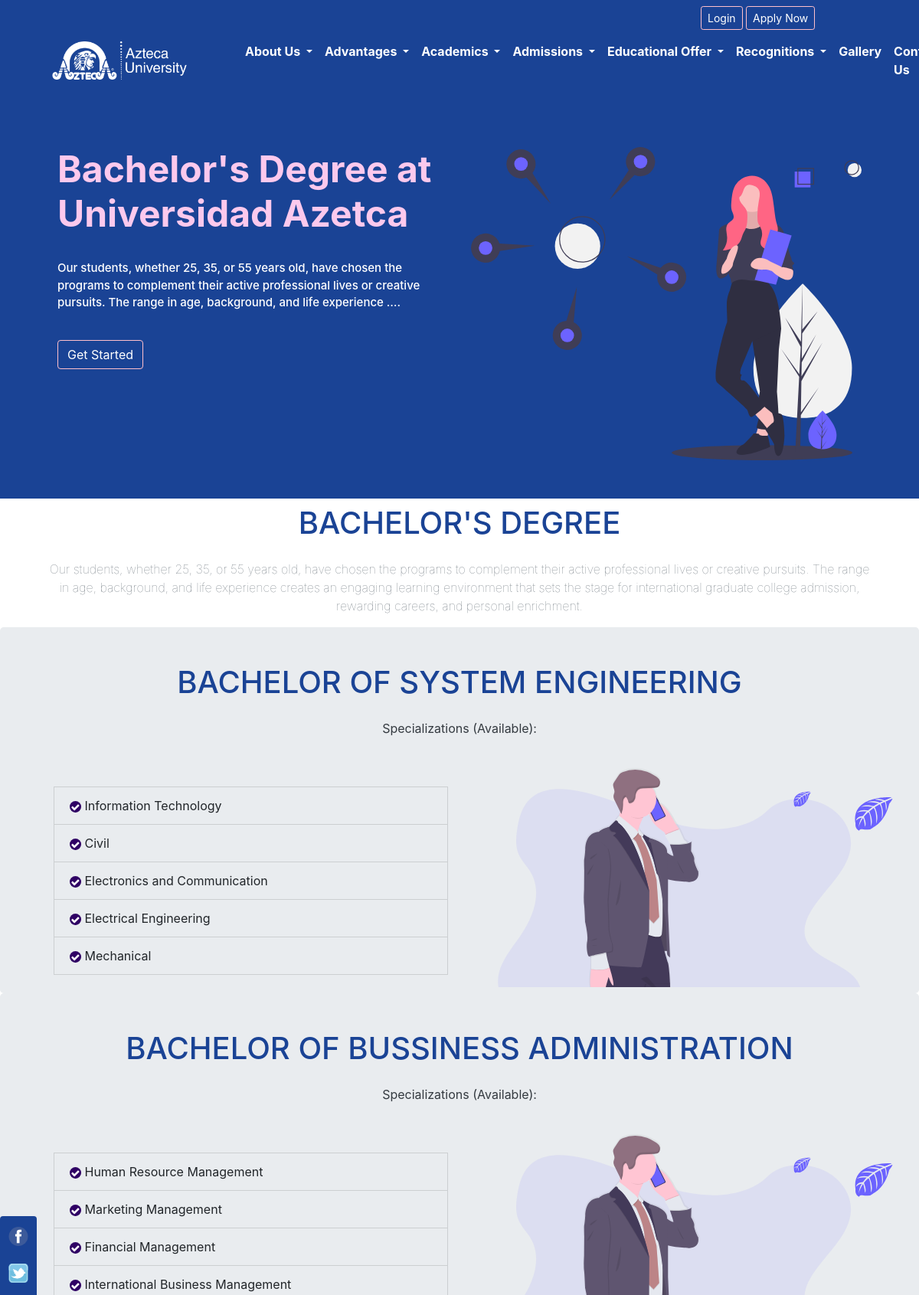
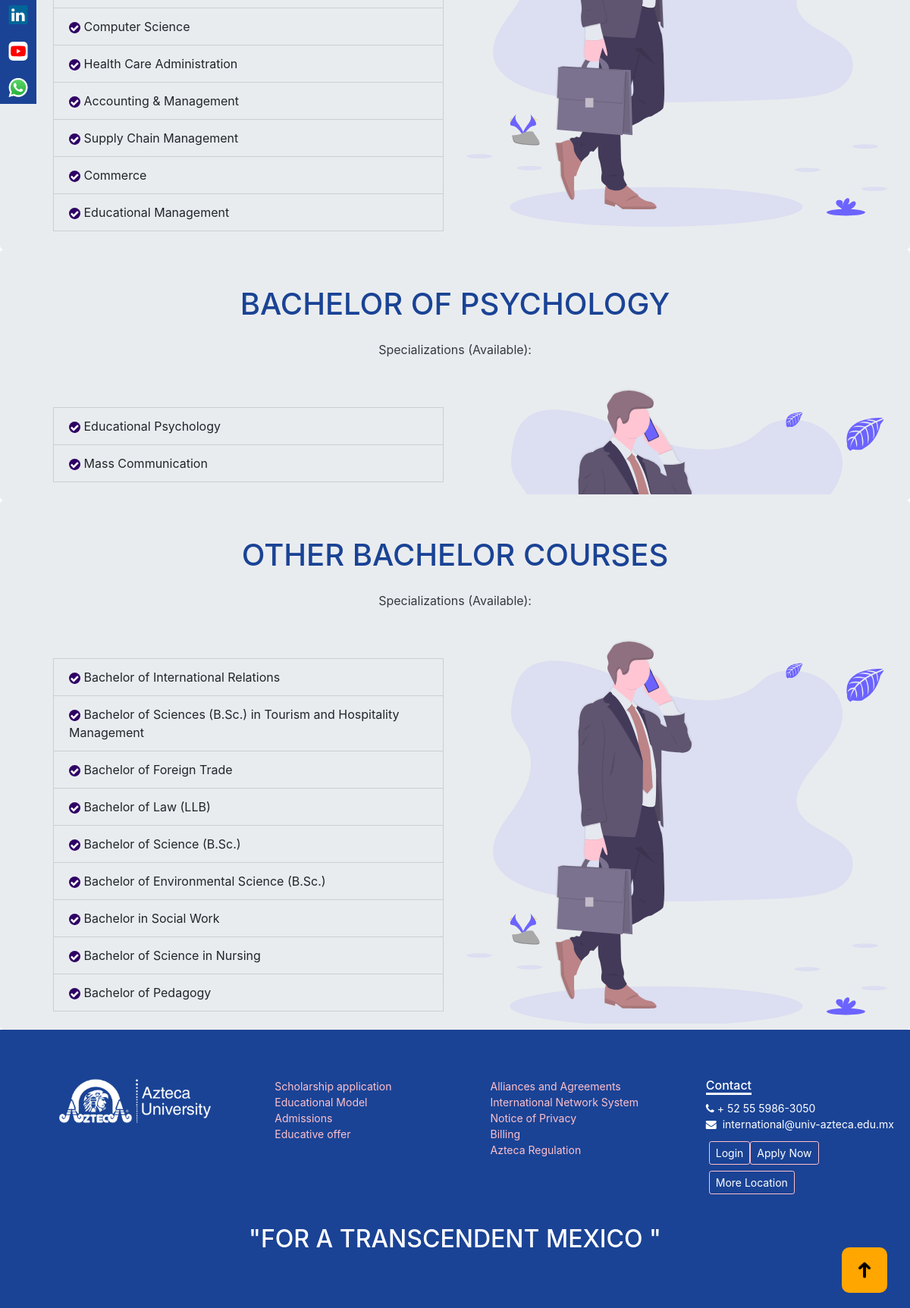
/educationalOffering/2, run on the app's committed database (2 pictures, top to bottom).
### main_app/models.py (models this page shows, shortened)
class educationalOffering(models.Model):
    id = models.AutoField(primary_key=True)
    name = models.CharField(max_length=200)
    description = models.TextField()
    priority = models.IntegerField(blank=True)

class degreeProgram(models.Model):
    id = models.AutoField(primary_key=True)
    name = models.CharField(max_length=200)
    description = models.TextField(blank=True)
    educationalOffering = models.ForeignKey('educationalOffering',on_delete=models.CASCADE)
    specializationAvailable = models.BooleanField()

class specialization(models.Model):
    id = models.AutoField(primary_key=True)
    name = models.CharField(max_length=300)
    degreeProgram = models.ForeignKey('degreeProgram',on_delete=models.CASCADE)
    def __str__(self):
        return self.name

### main_app/views.py (the view, shortened to what this page needs)
# urls.py: path('educationalOffering/<int:id>',views.education),
def education(request,id):
    spec = specialization.objects.all()
    program = degreeProgram.objects.all()
    education = educationalOffering.objects.get(id=id)
    course= degreeProgram.objects.filter(educationalOffering = education)
    educationDegree = educationalOffering.objects.all().order_by('priority')
    dictionary,mainList={},[]
    if course:
        if course[0].specializationAvailable:
            for i in course:
                specializationCourses = specialization.objects.filter(degreeProgram = i)
                dictionary = {"heading":specializationCourses[0].degreeProgram.name,"specializations":specializationCourses}
                mainList.append(dictionary)
            acceptanceCriteria = acceptancePolicy.objects.filter(educationalOffering=education)
            nominationConsideratio = nominationConsideration.objects.filter(educationalOffering=education)
            print(mainList)
            context={
                'specialization':mainList,
                'heading':education,
                'acceptanceCriteria':acceptanceCriteria,
                'nominationConsideration':nominationConsideratio,
                'educationalOffering':educationDegree,
                'spec':spec,'degree':program
            }
            return render(request,'test.html',context)

### templates/test.html (shortened to what this page needs)
{% load static %}
<!DOCTYPE html>
<html lang="en">
<head>
    <link rel="stylesheet" href="https://cdn.jsdelivr.net/npm/bootstrap@4.5.3/dist/css/bootstrap.min.css">
    <link rel="stylesheet" href="https://cdnjs.cloudflare.com/ajax/libs/font-awesome/4.7.0/css/font-awesome.min.css">
    <link rel="stylesheet" href="{% static 'css/owl.carousel.css' %}">
    <link rel="stylesheet" href="{% static 'css/owl.theme.default.min.css' %}">
    <link rel="stylesheet" href="https://cdnjs.cloudflare.com/ajax/libs/fancybox/3.5.7/jquery.fancybox.css" />
    <link rel="stylesheet" href="https://cdnjs.cloudflare.com/ajax/libs/jquery.mb.YTPlayer/3.3.8/css/jquery.mb.YTPlayer.min.css"
    />
    <link rel="stylesheet" href="{% static 'css/style.css' %}">
    <link rel="stylesheet" href="https://cdnjs.cloudflare.com/ajax/libs/animate.css/4.1.1/animate.min.css" />
</head>
<body>
    <div class=" icon-bar">
        <a href="https://www.facebook.com/uni.azteca.internacional"><img class="linkedin" src="{% static 'images/facebook-3.svg'%}"></a>
        <a href="https://twitter.com/uniazteca?ref_src=twsrc%5Etfw%7Ctwcamp%5Eembeddedtimeline%7Ctwterm%5Eprofile%3Auniazteca&ref_url=https%3A%2F%2Fwww.univ-azteca.edu.mx%2FEn%2Fundergraduate%2F"><img class="linkedin" src="{% static 'images/twitter-4 (1).svg'%}"></a>
        <a href="#"><img class="linkedin" src="{% static 'images/linkedin-icon-2.svg'%}"></a>
        <a href="#"><img src="{% static 'images/youtube-3 (1).svg' %}" class="youtube"></a>
        <a href="#"><img src="{% static 'images/whatsapp-symbol.svg'%}" class="youtube"></a>
    </div>
    <section class="fixed-top click-navbar" id="navbar">
        <div id='top-nav'>
            <div class="container-fluid ml-auto">
                <div class="row">
                    <div class="col-xl-3 col-lg-3 mt-2 ml-auto">
                        <button type="button" class="btn manual-btn btn-sm " data-toggle="modal" data-target="#myModal">Login</button>
                        <button type="button " class="btn manual-btn btn-sm" data-toggle="modal" data-target="#form">Apply Now</button>
                    </div>
                </div>
            </div>
        </div>
        <nav class="navbar navbar-expand-xl navbar-light">
            <a class="navbar-brand" href="/"><img src="{% static 'images/testLogo.svg' %}"></a>
            <div class="collapse navbar-collapse ml-auto" id="navbarSupportedContent">
                <ul class="navbar-nav ml-auto">
                    <li class="nav-item dropdown color-blue ">
                        <a class="nav-link dropdown-toggle" href="#" id="navbarDropdown" role="button" data-toggle="dropdown" aria-haspopup="true" aria-expanded="false">
            </a>
                    </li>
                    <li class="nav-item dropdown color-blue ">
                        <a class="nav-link dropdown-toggle" href="#" id="navbarDropdown" role="button" data-toggle="dropdown"  aria-haspopup="true" aria-expanded="false">
            </a>
                    </li>
                    <li class="nav-item dropdown color-blue ">
                        <a class="nav-link dropdown-toggle" href="#" id="navbarDropdown" role="button" data-toggle="dropdown"  aria-haspopup="true" aria-expanded="false">
            </a>
                    </li>
                    <li class="nav-item dropdown ">
                        <a class="nav-link dropdown-toggle" href="#" id="navbarDropdown" role="button" data-toggle="dropdown"  aria-haspopup="true" aria-expanded="false">
            </a>
                    </li>
                    <li class="nav-item dropdown ">
                        <a class="nav-link dropdown-toggle" href="#" id="navbarDropdown" role="button" data-toggle="dropdown"  aria-haspopup="true" aria-expanded="false">
            </a>
                    </li>
                    <li class="nav-item dropdown ">
                        <a class="nav-link dropdown-toggle" href="# " id="navbarDropdown" role="button" data-toggle="dropdown"  aria-haspopup="true " aria-expanded="false ">
            </a>
                    </li>
                    <li class="nav-item "><a class="nav-link" href="/gallery">Gallery</a></li>
                    <li class="nav-item "><a class="nav-link" href="/contact">Contact Us</a></li>
                </ul>
            </div>
        </nav>
    </section>
    <section class="fixed-top hover-navbar" id="navbar">
        <div id='top-nav'>
            <div class="container-fluid ml-auto">
                <div class="row">
                    <div class="col-xl-3 col-lg-3 pt-2 ml-auto">
                        <button type="button" class="btn manual-btn btn-sm " data-toggle="modal" data-target="#myModal">Login</button>
                        <button type="button " class="btn manual-btn btn-sm" data-toggle="modal" data-target="#form">Apply Now</button>
                    </div>
                </div>
            </div>
        </div>
        <nav class="navbar navbar-expand-xl navbar-light">
            <a class="navbar-brand" href="/"><img src="{% static 'images/testLogo.svg' %}"></a>
            <div class="collapse navbar-collapse ml-auto" id="navbarSupportedContent">
                <ul class="navbar-nav ml-auto">
                    <li class="nav-item dropdown color-blue ">
                        <a class="nav-link dropdown-toggle" href="#" id="navbarDropdown" role="button"   aria-haspopup="true" aria-expanded="false">
                    About Us
            </a>
                    </li>
                    <li class="nav-item dropdown color-blue ">
                        <a class="nav-link dropdown-toggle" href="#" id="navbarDropdown" role="button"   aria-haspopup="true" aria-expanded="false">
                    Advantages
            </a>
                    </li>
                    <li class="nav-item dropdown color-blue ">
                        <a class="nav-link dropdown-toggle" href="#" id="navbarDropdown" role="button"   aria-haspopup="true" aria-expanded="false">
                    Academics
            </a>
                    </li>
                    <li class="nav-item dropdown ">
                        <a class="nav-link dropdown-toggle " href="#dropdown-menu" id="navbarDropdown" role="button"   aria-haspopup="true" aria-expanded="false">
                Admissions
            </a>
                    </li>
                    <li class="nav-item dropdown ">
                        <a class="nav-link dropdown-toggle " href="#" id="navbarDropdown" role="button"   aria-haspopup="true" aria-expanded="false">
                Educational Offer
            </a>
                    </li>
                    <li class="nav-item dropdown ">
                        <a class="nav-link dropdown-toggle " href="# " id="navbarDropdown" role="button "   aria-haspopup="true " aria-expanded="false ">
            Recognitions
            </a>
                    </li>
                    <li class="nav-item "><a class="nav-link" href="/gallery">Gallery</a></li>
                    <li class="nav-item "><a class="nav-link" href="/contact">Contact Us</a></li>
                </ul>
            </div>
        </nav>
    </section>
    <section class="landing-page">
        <div class="container">
            <div class="landing-content">
                <div class="container">
                    <div class="col-xl-12">
                        <div class="row">
                            <div class="col-xl-6 col-lg-6">
                                <h1 class="welcome-heading wow fadeIn " style="visibility: visible; animation-name: fadeIn;">{{heading.name}} at Universidad Azetca</h1>
                                <p class="text-white pt-4 welcome-content wow bounceIn" data-wow-delay="0.2s" style="visibility: visible; animation-delay: 0.2s; animation-name: bounceIn;">{{heading.description|truncatewords:30}}.</p>
                                <button type="button" class="btn manual-btn wow bounceIn" style="visibility: visible; animation-delay: 0.3s; animation-name: bounceIn;" data-wow-delay="0.3s">Get Started</button>
                            </div>
                            <div class="col-xl-6 col-lg-6 wow fadeIn" data-wow-delay="0.9s" style="visibility: visible;; animation-name: fadeIn;">
                                <img src="{% static 'images/undraw_analyze_17kw.svg' %}" class="img-fluid">
                            </div>
                        </div>
                    </div>
                </div>
            </div>
        </div>
    </section>
    <section>
        <div class="container">
            <div class="col-xl-12 ">
                <div class="content-wrapper text-center pt-2">
                    <h1 class="heading text-uppercase text-center theme-color">{{ heading.name}}</h1>
                    <p class="text-dark text-center text-muted pt-3">{{heading.description}}</p>
                </div>
            </div>
        </div>
    </section>
     {% for i in specialization %}
    <section class="">
        <div class="jumbotron pb-2">
            <div class="container-fluid">
                <div class="col-xl-12 pt-5">
                    <h1 class="text-center theme-color text-uppercase course-heading wow fadeIn " data-wow-delay="0.3s" style="visibility: visible; animation-name:fadeIn">{{i.heading}}</h1>
                    <p class="text-center pt-3 text-dark wow fadeIn " data-wow-delay="0.5s" style="visibility: visible; animation-name:fadeIn">Specializations (Available):
                    </p>
                    <div class="row pt-xl-4">
                        <div class="col-xl-6 col-lg-6 pt-xl-4">
                            <ul class=" list-group-3">
                                {% for c in i.specializations %}
                                <li class="list-group-item wow fadeIn " data-wow-delay="0.3s" style="visibility: visible; animation-name:fadeIn"><img src="{% static 'images/tick.svg' %}" width="15" height="15"> {{c.name}}</li>
                                {% endfor %}
                            </ul>
                        </div>
                        <div class="col-xl-6 col-lg-6" style="height: 50px;">
                            <img src="{% static 'images/undraw_businessman_97x4.svg' %}" class="img-fluid wow fadeIn " data-wow-delay="0.8s" style="visibility: visible; animation-name:fadeIn">
                        </div>
                    </div>
                </div>
            </div>
        </div>
    </section>
    {% endfor %}
    <section>
              <div class="footer ">
                  <div class="container-fluid ">
                      <div class="row ml-5 ">
                          <div class="col-lg-3 col-md-3 col-sm-12 ">
                              <p class="mb-4 "><img src="{% static 'images/testLogo.svg' %} " alt="Image "  width="200px " height="60px "></p>
                          </div>
                          <div class="col-lg-3 ml-auto ">
                              <ul class="list-unstyled ml-auto ">
                                  <li><a href="# " data-toggle="modal" data-target="#exampleModal">Scholarship application</a></li>
                                  <li><a href="educationModel">Educational Model</a></li>
                                  <li><a data-toggle="modal" href="#exampleModalAdmission">Admissions</a></li>
                                  <li><a href="# " data-toggle="modal" data-target="#educativeOffer">Educative offer</a></li>
                              </ul>
                              </div>
                          <div class="col-lg-3 mr-auto ">
                              <ul class="list-unstyled mr-auto ">
                                  <li><a href="# " data-toggle="modal" data-target="#exampleModalAlliance">Alliances and Agreements</a></li>
                                  <li><a href="# " data-toggle="modal" data-target="#exampleModalAlliance">International Network System</a></li>
                                  <li><a href="{% static 'images/AvisodePrivacidad.pdf' %} " >Notice of Privacy</a></li>
                                  <li><a data-toggle="modal" href="#exampleModal2">Billing</a></li>
                                  <li><a href="{% static 'images/regulationsAzteca.pdf' %}">Azteca Regulation</a></li>
                              </ul>
                          </div>
                          <div class="col-lg-3">
                              <h3 class="footer-heading "><span>Contact</span></h3>
                              <ul class="list-unstyled">
                                  <li><a href="tel:+525559863050 " style="color:white; "><i class="fa fa-phone "></i> + 52 55 5986-3050</a></li>
                                  <li><a href="mailto:international@univ-azteca.edu.mx " style="color:white; "><i class="fa fa-envelope mr-1 "></i>  international@univ-azteca.edu.mx</a></li>
                                  <div class="row m-1">
                                    <li><button type="button" class="btn manual-btn btn-sm mt-2 " data-toggle="modal" data-target="#myModal">Login</button></li>
                                    <li> <button type="button" class="btn manual-btn btn-sm mt-2 " data-toggle="modal" data-target="#form">Apply Now</button></li>
                                    <div>
                                    <li><a href="/contact"><button href="/contact" class="btn manual-btn btn-sm mt-2">More Location</button></a></li>
                                </ul>
                          </div>
                          </div>
                          </div>
                          <h2 class="text-center text-white pt-4 ">"FOR A TRANSCENDENT MEXICO "</h2>
                          </div>
                      </section>
                <div class="top-up-btn ">
                    <a href="# "><button type="button " class="up-btn btn-outline-warning " id="scroll-top-btn "><img src="{% static 'images/upArrow.png' %} " width="30 " height="30 "></button></a>
                </div>
</body>
</html>

### data on the page
educationalOffering: name "Bachelor's Degree", description "Our students, whether 25, 35, or 55 years old, have chosen the programs to complement their active professional lives or creative pursuits. The range in age, background, and life experience …", name "BACHELOR'S DEGREE", description "Our students, whether 25, 35, or 55 years old, have chosen the programs to complement their active professional lives or creative pursuits. The range in age, background, and life experience creates an engaging learning environment that sets the stage for international graduate college admission, rewarding careers, and personal enrichment."
degreeProgram: heading "BACHELOR OF SYSTEM ENGINEERING"
specialization: name "Information Technology"
specialization: name "Civil"
specialization: name "Electronics and Communication"
specialization: name "Electrical Engineering"
specialization: name "Mechanical"
degreeProgram: heading "BACHELOR OF BUSSINESS ADMINISTRATION"
specialization: name "Human Resource Management"
specialization: name "Marketing Management"
specialization: name "Financial Management"
specialization: name "International Business Management"
specialization: name "Computer Science"
specialization: name "Health Care Administration"
specialization: name "Accounting & Management"
specialization: name "Supply Chain Management"
specialization: name "Commerce"
specialization: name "Educational Management"
degreeProgram: heading "BACHELOR OF PSYCHOLOGY"
specialization: name "Educational Psychology"
specialization: name "Mass Communication"
degreeProgram: heading "OTHER BACHELOR COURSES"
specialization: name "Bachelor of International Relations"
specialization: name "Bachelor of Sciences (B.Sc.) in Tourism and Hospitality Management"
specialization: name "Bachelor of Foreign Trade"
specialization: name "Bachelor of Law (LLB)"
specialization: name "Bachelor of Science (B.Sc.)"
specialization: name "Bachelor of Environmental Science (B.Sc.)"
specialization: name "Bachelor in Social Work"
specialization: name "Bachelor of Science in Nursing"
specialization: name "Bachelor of Pedagogy"
